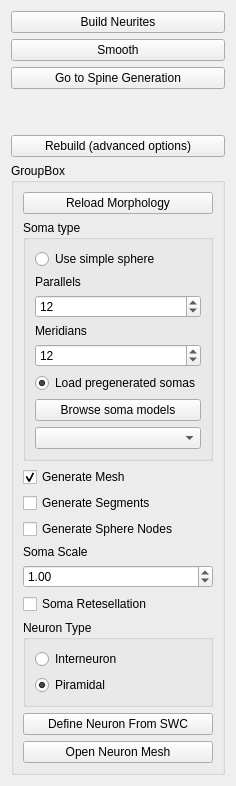
     <widget class="QWidget" name="tab_DendritesCtrl">
      <attribute name="title">
       <string>Dendrites builder.</string>
      </attribute>
      <layout class="QGridLayout" name="gridLayout_4">
       <item row="12" column="0">
        <widget class="QGroupBox" name="groupBox_NeuronCtrlHide">
         <property name="minimumSize">
          <size>
           <width>0</width>
           <height>120</height>
          </size>
         </property>
         <property name="title">
          <string>GroupBox</string>
         </property>
         <layout class="QVBoxLayout" name="verticalLayout_7">
          <item>
           <widget class="QPushButton" name="pushButton_LoadNeuronDefinition">
            <property name="text">
             <string>Reload Morphology</string>
            </property>
           </widget>
          </item>
          <item>
           <widget class="QGroupBox" name="groupBox_SomaOptions">
            <property name="minimumSize">
             <size>
              <width>0</width>
              <height>125</height>
             </size>
            </property>
            <property name="title">
             <string>Soma type</string>
            </property>
            <layout class="QVBoxLayout" name="verticalLayout_8">
             <item>
              <widget class="QRadioButton" name="radioButton_ProceduralSoma">
               <property name="text">
                <string>Use simple sphere</string>
               </property>
               <property name="checked">
                <bool>false</bool>
               </property>
              </widget>
             </item>
             <item>
              <widget class="QLabel" name="label_SomaHorResolution">
               <property name="text">
                <string>Parallels</string>
               </property>
              </widget>
             </item>
             <item>
              <widget class="QSpinBox" name="spinBox_SomaHorResolution">
               <property name="minimum">
                <number>3</number>
               </property>
               <property name="value">
                <number>12</number>
               </property>
              </widget>
             </item>
             <item>
              <widget class="QLabel" name="label_SomaVerResolution">
               <property name="text">
                <string>Meridians</string>
               </property>
              </widget>
             </item>
             <item>
              <widget class="QSpinBox" name="spinBox_SomaVerResolution">
               <property name="minimum">
                <number>3</number>
               </property>
               <property name="value">
                <number>12</number>
               </property>
              </widget>
             </item>
             <item>
              <widget class="QRadioButton" name="radioButton_ModeledSoma">
               <property name="text">
                <string>Load pregenerated somas</string>
               </property>
               <property name="checked">
                <bool>true</bool>
               </property>
              </widget>
             </item>
             <item>
              <widget class="QPushButton" name="pushButton_BrowseSomaModels">
               <property name="text">
                <string>Browse soma models</string>
               </property>
              </widget>
             </item>
             <item>
              <widget class="QComboBox" name="comboBox_SomaModels"/>
             </item>
            </layout>
           </widget>
          </item>
          <item>
           <widget class="QCheckBox" name="checkBox_GenerateMesh">
            <property name="text">
             <string>Generate Mesh</string>
            </property>
            <property name="checked">
             <bool>true</bool>
            </property>
           </widget>
          </item>
          <item>
           <widget class="QCheckBox" name="checkBox_GenerateSegments">
            <property name="text">
             <string>Generate Segments</string>
            </property>
            <property name="checked">
             <bool>false</bool>
            </property>
           </widget>
          </item>
          <item>
           <widget class="QCheckBox" name="checkBox_SphereNodes">
            <property name="text">
             <string>Generate Sphere Nodes</string>
            </property>
            <property name="checked">
             <bool>false</bool>
            </property>
           </widget>
          </item>
          <item>
           <widget class="QLabel" name="label_SomaScale">
            <property name="text">
             <string>Soma Scale</string>
            </property>
           </widget>
          </item>
          <item>
           <widget class="QDoubleSpinBox" name="doubleSpinBox_SomaScale">
            <property name="singleStep">
             <double>0.500000000000000</double>
            </property>
            <property name="value">
             <double>1.000000000000000</double>
            </property>
           </widget>
          </item>
          <item>
           <widget class="QCheckBox" name="checkBox_piramidalSoma">
            <property name="text">
             <string>Soma Retesellation</string>
            </property>
           </widget>
          </item>
          <item>
           <widget class="QGroupBox" name="groupBox_NeuronType">
            <property name="minimumSize">
             <size>
              <width>0</width>
              <height>42</height>
             </size>
            </property>
            <property name="title">
             <string>Neuron Type</string>
            </property>
            <layout class="QVBoxLayout" name="verticalLayout">
             <item>
              <widget class="QRadioButton" name="radioButton_NeuronTypeInter">
               <property name="text">
                <string>Interneuron</string>
               </property>
               <property name="checked">
                <bool>false</bool>
               </property>
              </widget>
             </item>
             <item>
              <widget class="QRadioButton" name="radioButton_NeuronTypePiram">
               <property name="text">
                <string>Piramidal</string>
               </property>
               <property name="checked">
                <bool>true</bool>
               </property>
              </widget>
             </item>
            </layout>
           </widget>
          </item>
          <item>
           <widget class="QPushButton" name="pushButton_ColorFromSWC">
            <property name="text">
             <string>Define Neuron From SWC</string>
            </property>
           </widget>
          </item>
          <item>
           <widget class="QPushButton" name="pushButton_OpenNeuron">
            <property name="text">
             <string>Open Neuron Mesh</string>
            </property>
           </widget>
          </item>
         </layout>
        </widget>
       </item>
       <item row="0" column="0">
        <widget class="QPushButton" name="pushButton_GenerateDendrites">
         <property name="text">
          <string>Build Neurites</string>
         </property>
        </widget>
       </item>
       <item row="1" column="0">
        <widget class="QPushButton" name="pushButton_SmoothDendrites">
         <property name="text">
          <string>Smooth</string>
         </property>
        </widget>
       </item>
       <item row="10" column="0">
        <widget class="QPushButton" name="pushButton_RebuildWithAdvancedOptions">
         <property name="text">
          <string>Rebuild (advanced options)</string>
         </property>
        </widget>
       </item>
       <item row="9" column="0">
        <spacer name="verticalSpacer">
         <property name="orientation">
          <enum>Qt::Vertical</enum>
         </property>
         <property name="sizeHint" stdset="0">
          <size>
           <width>20</width>
           <height>40</height>
          </size>
         </property>
        </spacer>
       </item>
       <item row="2" column="0">
        <widget class="QPushButton" name="pushButton_GoToGenerateSpines">
         <property name="text">
          <string>Go to Spine Generation</string>
         </property>
        </widget>
       </item>
      </layout>
     </widget>
